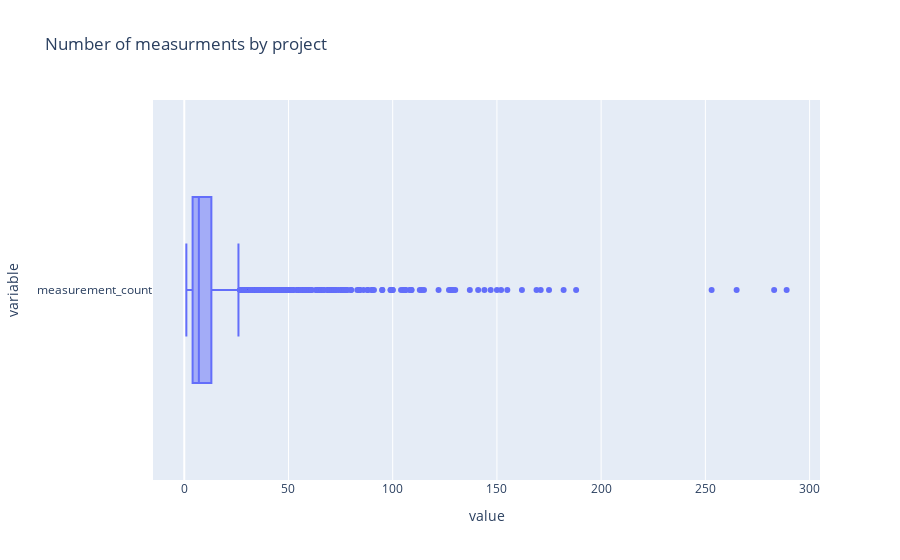

The notebook cell saved with this chart:
### Code cell
px.box(project_measurements, orientation='h', title='Number of measurments by project')

### Figure 1 — Plotly figure (JSON) as saved in the notebook; plotly's stock layout.template omitted (floating-point values rounded to 4 significant figures; data arrays with more than 128 entries replaced by an {"elided": "..."} marker saying what was removed)
{"data": [{"alignmentgroup": "True", "hovertemplate": "value=%{x}<br>variable=%{y}<extra></extra>", "legendgroup": "", "marker": {"color": "#636efa"}, "name": "", "notched": false, "offsetgroup": "", "orientation": "h", "showlegend": false, "type": "box", "x": {"elided": "3628 int values"}, "x0": " ", "xaxis": "x", "y": {"elided": "3628 str values"}, "y0": " ", "yaxis": "y"}], "layout": {"boxmode": "group", "legend": {"tracegroupgap": 0}, "title": {"text": "Number of measurments by project"}, "xaxis": {"anchor": "y", "domain": [0, 1], "title": {"text": "value"}}, "yaxis": {"anchor": "x", "domain": [0, 1], "title": {"text": "variable"}}}}
